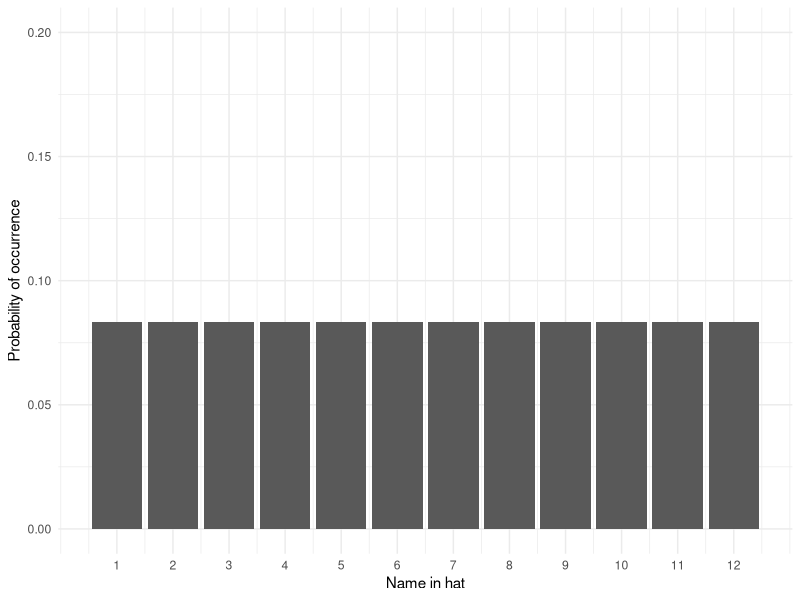
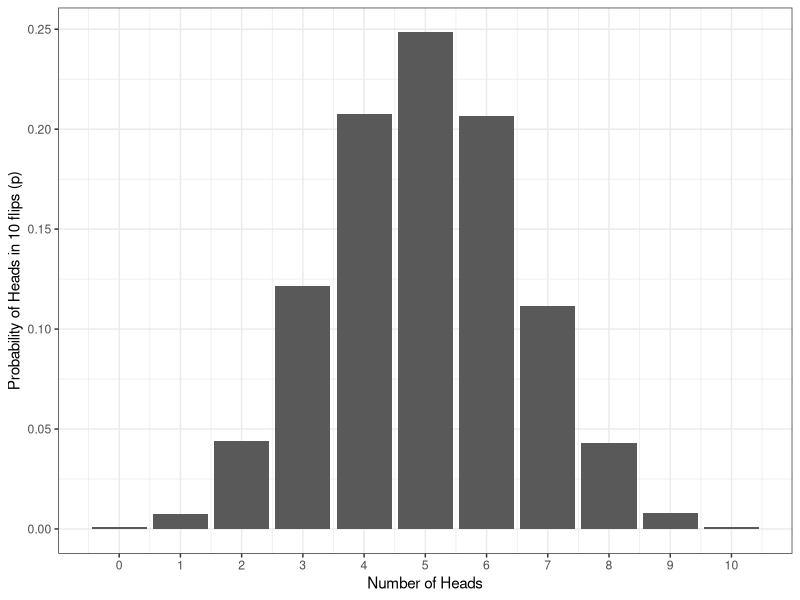

Recreate these plots in R, in order. (Note: this script raises an error after producing the figures.)
## ---- chunk 1
1/12
## ---- chunk 2
library(tidyverse)
name <- 1:12
prob <- sample(x = .08333333, size = 12, replace = TRUE)
dat <- tibble(name, prob)
ggplot(dat, aes(name, prob)) +
  geom_col() +
  scale_y_continuous(limits = c(0,.2), name = "Probability of occurrence") +
  scale_x_continuous(breaks = c(1,2,3,4,5,6,7,8,9,10,11,12), name = "Name in hat") +
  theme_minimal()
## ---- chunk 3
heads10000 <- replicate(n = 10000, expr = sample(0:1, 10, TRUE) %>% sum())

data10000 <- tibble(heads = heads10000) %>%   # convert to a tibble
                group_by(heads) %>%     # group by number of possibilities 
                summarise(n = n(), # count occurances of each possibility,
                          p=n/10000) # & calculate probability (p) of each

ggplot(data10000, aes(x = heads,y = p)) + 
  geom_bar(stat = "identity") + 
  labs(x = "Number of Heads", y = "Probability of Heads in 10 flips (p)") +
  theme_bw() +
  scale_x_continuous(breaks = c(0,1,2,3,4,5,6,7,8,9,10))
## ---- chunk 4
knitr::include_graphics(path="./images/norm_dist_height.PNG")
## ---- chunk 5
knitr::include_graphics(path="./images/normal_dist.gif")
